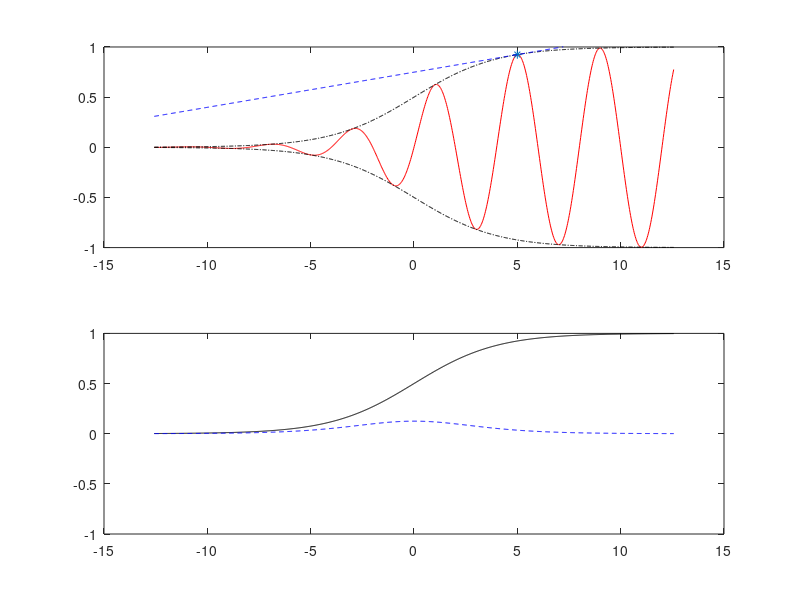

This figure's MATLAB source:
X=linspace(-4*pi,4*pi,1000);

y1=sin(pi*X/2)./(1 + exp(-1*X/2));

y2=1./(1 + exp(-1*X/2));

y3=-y2;

x0=5;
ep=0.00001

yx0=1./(1 + exp(-1*x0/2));

dy2=((1./(1 + exp(-1*(X+ep)/2))-1./(1 + exp(-1*X/2)))/ep);
tang=((1./(1 + exp(-1*(x0+ep)/2))-1./(1 + exp(-1*x0/2)))/ep).*X + 1./(1 + exp(-1*x0/2)) - (1./(1 + exp(-1*(x0+ep)/2))-1./(1 + exp(-1*x0/2)))/ep.*x0;

figure
g=subplot(2,1,1);

plot(X,y1,'-r')
hold on

plot(X,y2,'-.k')
hold on

plot(X,y3,'-.k')
hold on
plot(x0,yx0,'*')
hold on
plot(X,tang,'--b')

ylim(g,[-1,1])

h=subplot(2,1,2);

plot(X,y2,'-k')
hold on

plot(X,dy2,'--b')
ylim(h,[-1,1])


